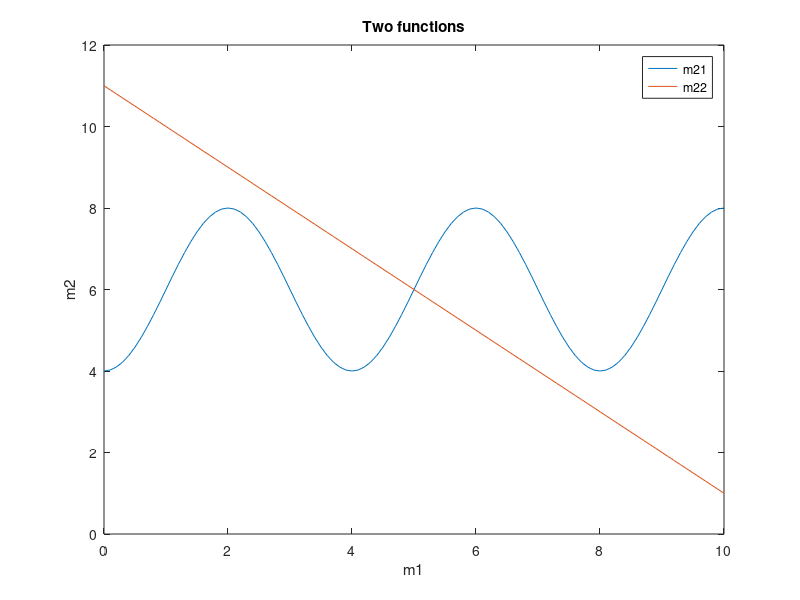
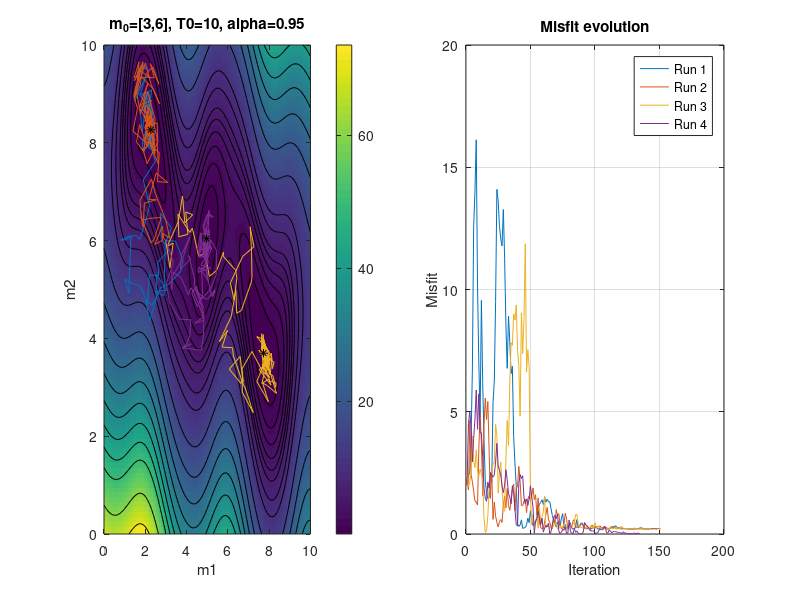

Write the MATLAB code that produced these figures, in order.
%% InvTomo Ex8 - SS2022
clearvars; close all; clc

m1=0:0.1:10;
m21=-2*cos(m1*pi/2)+6;
m22=-m1+11;

figure
plot(m1,m21)
hold on
plot(m1,m22)
title('Two functions')
xlabel('m1')
ylabel('m2')
legend('m21','m22')

[m1range,m2range]=meshgrid(0:0.1:10,0:0.1:10);
Em=0.5*((2*cos(m1range*pi/2)+m2range-6).^2+(m1range+m2range-11).^2);

figure('units','normalized','outerposition',[0.2 0.2 0.6 0.4])
subplot(1,2,1)
imagesc(0:0.1:10,0:0.1:10,Em)
hold all
contour(0:0.1:10,0:0.1:10,Em,[1:5 6:2:10 15:5:50 60:10:70],'-k')
title('Misfit plot - 2D')
xlabel('m1')
ylabel('m2')
colorbar
set(gca,'YDir','normal')

for ii=1:4
%%%%%%%%%%%
Tmin=0.001;
T0=10;
%%number of maximum iterations
n_of_tries=1000;
alpha=0.95;
pertmax=0.6;

m1_0=3;%4.5;
m2_0=6;%3.0;

n=1;% model iterations (only updated)
l=1;% total iterations (with updated and non-updated)

E=zeros(n_of_tries,1);
m=zeros(2,n_of_tries);


%%initial model
m(:,1)=[m1_0;m2_0];
% initial temperature
T=T0;
% initial misfit
E(1)=0.5*( (2*cos(m(1,1)*pi/2) +m(2,1)-6)^2 + (m(1,1) + m(2,1) -11)^2 );

while T>Tmin && l<n_of_tries
    %perturb the model randomly
    mdist=[m(1,n)+pertmax*(rand(1)-0.5)*2;m(2,n)+pertmax*(rand(1)-0.5)*2];
    %calculte the misfit
    E_test=0.5*((2*cos(mdist(1)*pi/2)+mdist(2)-6)^2+(mdist(1)+mdist(2) -11)^2 );

    if E_test<E(n) % the new model is better than the old one, accept it
        E(n+1)=E_test;
        m(:,n+1)=mdist;
        n=n+1;
        %lower the temperature
        T=T*alpha;
    else            % the new model is worse than the old one.
        % Boltzman probablity 
        r=rand(1);
        P=exp((E(n)-E_test)/(1.*T));
        if P>r  % if the boltzman probability is higher than the random number
            E(n+1)=E_test;
            m(:,n+1)=mdist;
            n=n+1;
            T=T*alpha;
        end
    end
    l=l+1;
end
mend=m(:,n);% final model
m=m(:,1:n); % 
E=E(1:n);

subplot(1,2,1)
plot(m(1,:),m(2,:),'-')
plot(m(1,n),m(2,n),'k*')
title(['m_0=[',num2str(m1_0),',',num2str(m2_0),'], T0=',num2str(T0),', alpha=',num2str(alpha)])
xlabel('m1')
ylabel('m2')
colorbar
set(gca,'YDir','normal')

subplot(1,2,2)
hold all
plot(0:n-1,E)
text(350,20-ii*2.5,['Run ',num2str(ii),': ',num2str(n),' iterations, E=',num2str(E(n))])
grid on
box on
legend('Run 1','Run 2','Run 3','Run 4')
xlabel('Iteration')
ylabel('Misfit')
title('Misfit evolution')
end

% set(gcf,'Units','Inches');
% pos = get(gcf,'Position');
% set(gcf,'PaperPositionMode','Auto','PaperUnits','Inches','PaperSize',[pos(3), pos(4)])
% print(gcf,['Exercise7a_T0_',num2str(T0),'_alpha_',num2str(alpha)],'-dpdf','-r600','-fillpage')
